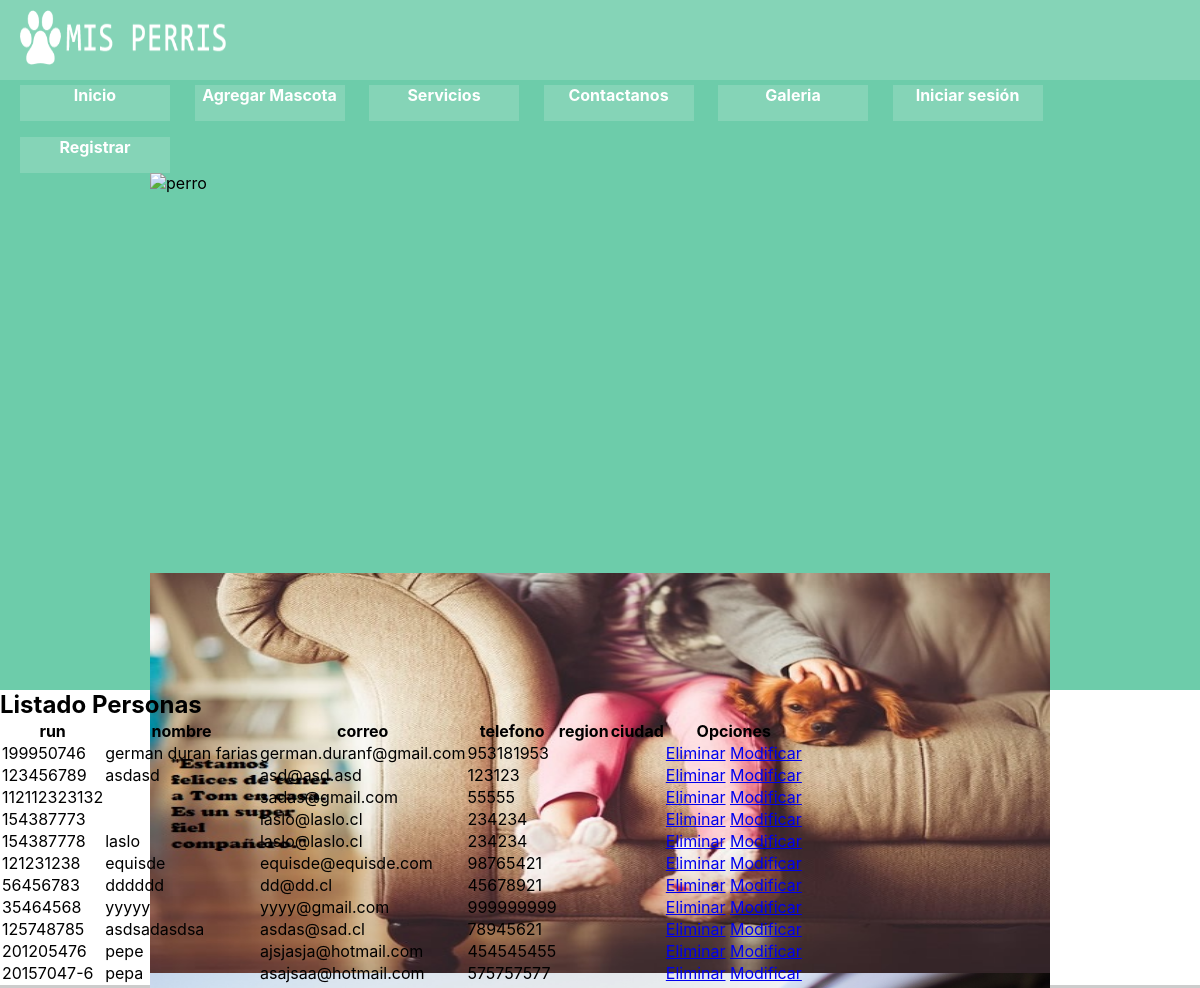
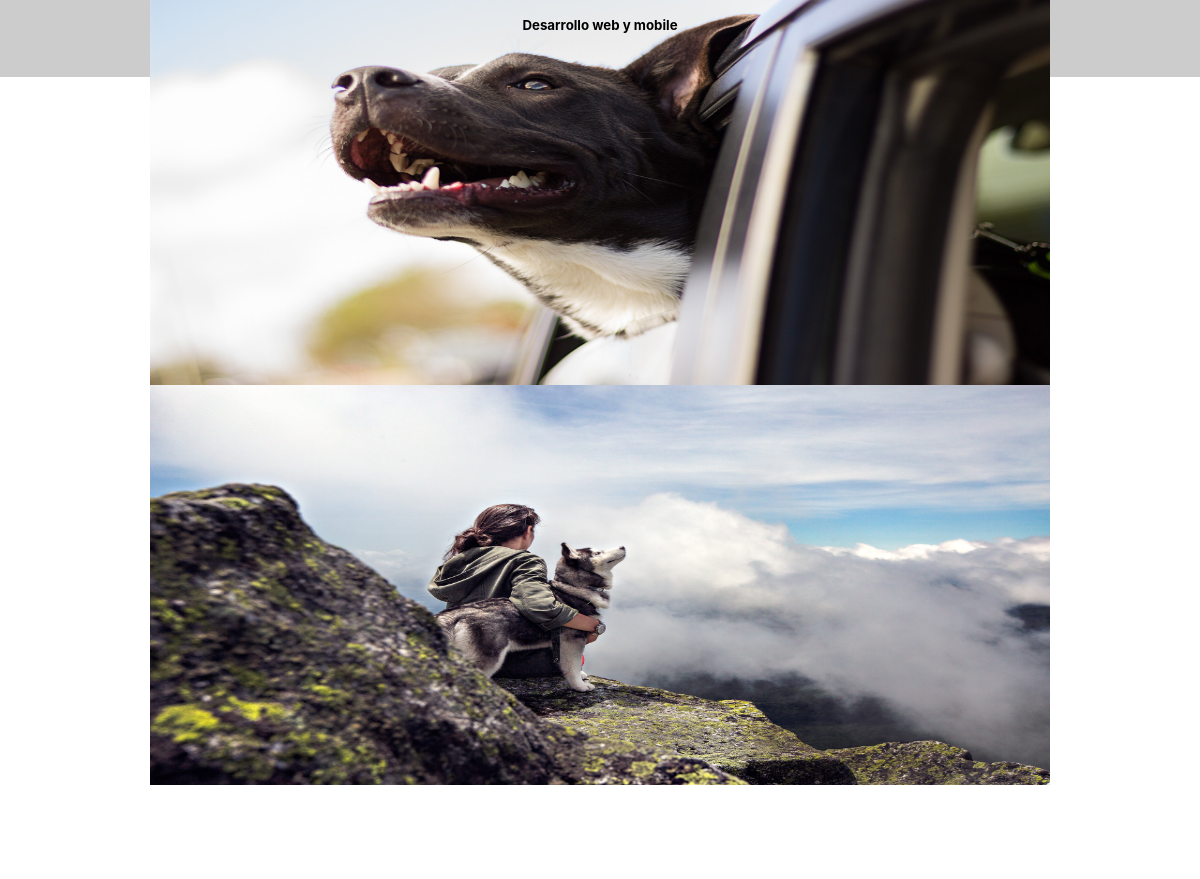
The page /listar_personas/ on the database its author committed (2 pictures, top to bottom).
### core/models.py (models this page shows, shortened)
class Persona(models.Model):
    run = models.CharField(max_length=12, unique=True)
    nombre  = models.CharField(max_length=30)
    correo  = models.CharField(max_length=30)
    telefono  = models.IntegerField()
    Ciudad  = models.ForeignKey(Ciudad, on_delete=models.CASCADE)

### core/views.py (the view)
# urls.py: path('listar_personas/',listar_personas,name="listar_personas"),
def listar_personas(request):
    personas = Persona.objects.all()
    return render(request, 'core/listar_personas.html',{
        'personas':personas})

### core/templates/core/listar_personas.html (shortened to what this page needs)
{% extends 'core/base.html' %}
{% block contenido %}
<h2>Listado Personas</h2>
<table>
    <tr>
        <th>run</th>
        <th>nombre</th>
        <th>correo</th>
        <th>telefono</th>
        <th>region</th>
        <th>ciudad</th>
        <th>Opciones</th>
    </tr>
    {% for a in personas %}
    <tr>
        <td>{{ a.run }}</td>
        <td>{{ a.nombre }}</td>
        <td>{{ a.correo }}</td>
        <td>{{ a.telefono }}</td>
        <td>{{ a.region.nombre }}</td>
        <td>{{ a.ciudad.nombre }}</td>
        <td>
            <a href="{% url 'eliminar_persona' a.id %}">Eliminar</a>
            <a href="{% url 'modificar_personas' a.id %}">Modificar</a>
        </td>
    </tr>
    {% endfor %}
</table>
{% endblock contenido %}

### core/templates/core/base.html (shortened to what this page needs)
<!DOCTYPE html>
<html lang="en">
<head>
    {% load static %}
    <link rel="stylesheet" href="https://cdn.jsdelivr.net/bxslider/4.2.12/jquery.bxslider.css">
    <link rel="stylesheet" href="{% static 'core/css/estilos.css' %}">
    <link rel="stylesheet" href="https://cdnjs.cloudflare.com/ajax/libs/fancybox/3.3.5/jquery.fancybox.min.css" />
</head>
<body>
             <header>
                <img class="logo" src="{% static 'core/img/logo.png' %}" alt="logo">
                <ul class ="navegacion">
                    <li>
                        <a href="{% url 'home' %}">Inicio</a>
                    </li>
                    <li>
                        <a href="{% url 'agregarMascota' %}">Agregar Mascota</a>
                    </li>
                    <li>
                        <a href="#">Servicios</a>
                    </li>
                    <li>
                        <a href="#">Contactanos</a>
                    </li>
                    <li>
                        <a href="{% url 'galeria' %}">Galeria</a>
                    </li>
                    {% if request.user.is_authenticated %}
                    <li>
                        <a href="{% url 'logout' %}">Cerrar sesión</a>
                    </li>
                    <li>
                      <a href="">{{ request.user.first_name }}</a>
                    </li>
                    {% else %}
                    <li>
                        <a href="{% url 'login' %}">Iniciar sesión</a>
                    </li>
                    <li>
                        <a href="{% url 'register' %}">Registrar</a>
                    </li>
                    {% endif %}
                </ul>
            </header>
    <div class="landing">
        <div class="slider">
            <div>
                    <img title="" class="landing_img" src="{% static 'core/img/perro.png' %}" alt="perro">
            </div>
            <div>
                    <img title="" class="landing_img" src="{% static 'core/img/Tom2.jpg' %}" alt="perro apolo">
            </div>
            <div>
                    <img title="" class="landing_img" src="{% static 'core/img/Apolo.jpg' %}" alt="perro duque">
            </div>
            <div>
                    <img title="" class="landing_img" src="{% static 'core/img/Duque.jpg' %}" alt="perro Tom">
            </div>
        </div>
        <br>
        <br>
        <h1 class="eslogan">
        </h1>
        <h3 class="slogan">
        </h3>
        <ul class="social">
            <li> <img src="{% static 'core/img/socialfacebook.png' %}" alt="facebook"></li>
            <li> <img src="{% static 'core/img/socialplus.png' %}" alt="Google"></li>
            <li> <img src="{% static 'core/img/social-inst.png' %}" alt="instragram"></li>
            <li> <img src="{% static 'core/img/Email.png' %}" alt="Correo"></li>
        </ul>
    </div>
    <div>
        {% block contenido %}
        {% endblock contenido %}
    <header class="header2">
        <br>
        <h5 class="text3"> Desarrollo web y mobile </h5>
    </header>
    </div>
</html>

### core/static/core/css/estilos.css (style rules this page uses)
* { margin: 0; padding: 0; }
body { font-family: -apple-system, BlinkMacSystemFont, 'Segoe UI', Roboto, Oxygen, Ubuntu, Cantarell, 'Open Sans', 'Helvetica Neue', sans-serif }
header { width: 100%; height: 80px; background-color: rgb(133, 212, 183); }
.logo { width: 210px; height: 55px; margin-top: 10px; margin-left: 20px; }
.navegacion { float: right; margin-right: 20px; }
.navegacion li { display: inline-block; margin-left: 20px; margin-top: 16px; width: 150px; height: 36px; background-color: rgb(133, 212, 183); text-align: center; }
.navegacion li a { text-decoration: none; font-weight: bold; color: white; }
.landing { background-color: rgb(109, 204, 170); width: 100%; height: 560px; padding-bottom: 50px; }
.landing_img { width: 900px; height: 400px; display: block; margin: auto; }
.eslogan { color: white; margin-left: 10px; font-size: 20px; float: left; }
.slogan { color: white; margin-left: 250px; font-size: 20px; float: left; }
.social { float: right; margin-right: 20px; }
.social li { display: inline-block; margin-left: 20px; transition: border-radius 0,2; }
.social li img { width: 50px; height: 50px; }
.header2 { width: 100%; height: 80px; background-color:rgb(204, 204, 204); }
.text3 { text-align: center; }

### rows shown on the page
Persona: run "199950746", nombre "german duran farias", correo "german.duranf@gmail.com", telefono "953181953"
Persona: run "123456789", nombre "asdasd", correo "asd@asd.asd", telefono "123123"
Persona: run "112112323132", correo "sadas@gmail.com", telefono "55555"
Persona: run "154387773", correo "laslo@laslo.cl", telefono "234234"
Persona: run "154387778", nombre "laslo", correo "laslo@laslo.cl", telefono "234234"
Persona: run "121231238", nombre "equisde", correo "equisde@equisde.com", telefono "98765421"
Persona: run "56456783", nombre "dddddd", correo "dd@dd.cl", telefono "45678921"
Persona: run "35464568", nombre "yyyyy", correo "yyyy@gmail.com", telefono "999999999"
Persona: run "125748785", nombre "asdsadasdsa", correo "asdas@sad.cl", telefono "78945621"
Persona: run "201205476", nombre "pepe", correo "ajsjasja@hotmail.com", telefono "454545455"
Persona: run "20157047-6", nombre "pepa", correo "asajsaa@hotmail.com", telefono "575757577"
